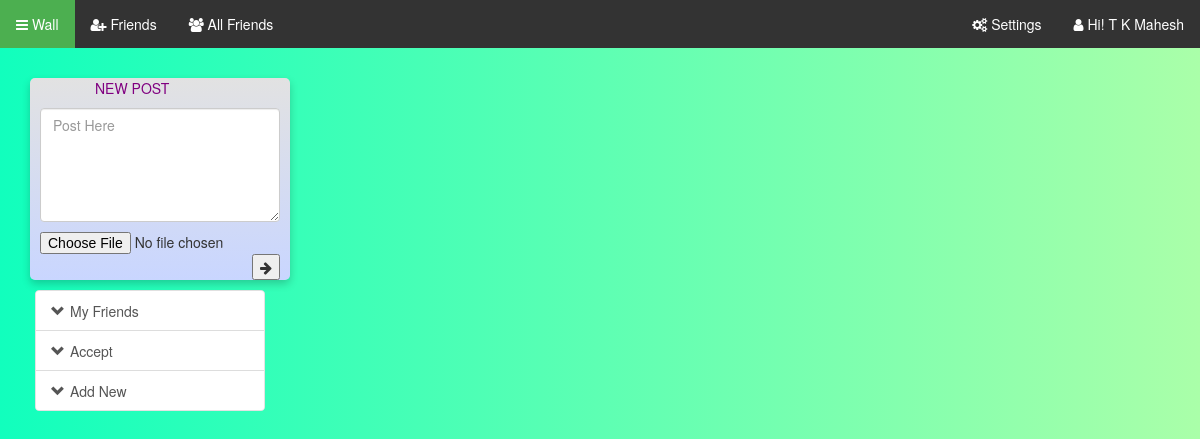
/wall/ (signed in), run on an earlier commit of the app's database.
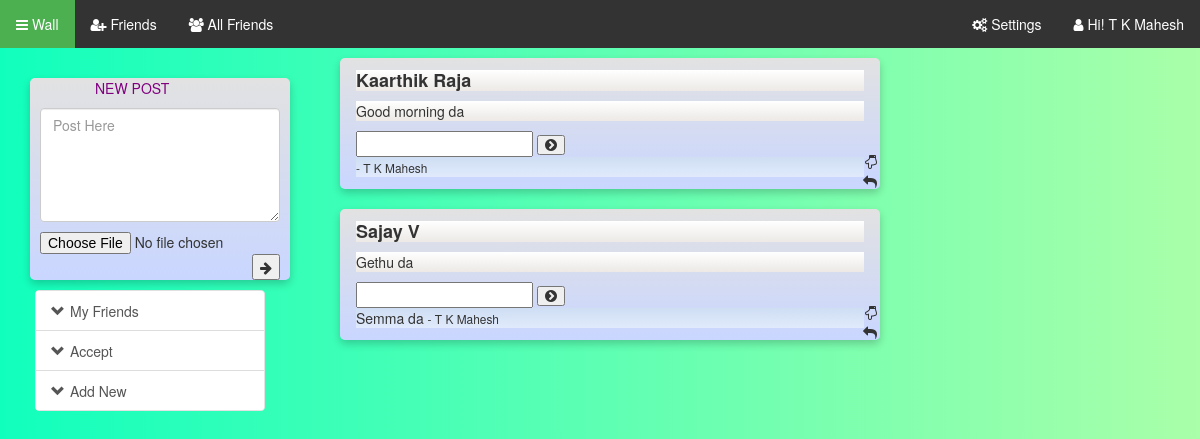
And on a later commit of the database.
### login/models.py (models this page shows, shortened)
class User(models.Model):
	firstName = models.CharField(max_length=20)
	emailId = models.EmailField(max_length=30, primary_key = True)
	password = models.CharField(max_length=20)
	dob = models.DateField(blank=True)
	proficPic = models.ImageField(blank=True)
	phoneNumber = models.CharField(max_length=10)

### post/models.py (models this page shows, shortened)
class Post(models.Model):
	text = models.CharField(max_length=300)
	user = models.ForeignKey(User)
	image = models.ImageField(blank=True)

class Reply(models.Model):
	text = models.CharField(max_length=300)
	user = models.ForeignKey(User)
	image = models.ImageField(blank=True)
	Repost = models.ForeignKey(Post)

### post/views.py (the view)
# urls.py: url(r'^wall/',include('post.urls')),
def wall(request):
	user = User.objects.get(emailId=str(request.session['email']))
	postsrep = []
	frreq = user.receiver.all().filter(friend=False)
	frnds1 = user.receiver.all().filter(friend=True)
	frnds2 = user.sender.all().filter(friend=True)
	frnds = frnds1 | frnds2
	posts = []
	for frnd in frnds1:
		posts.append(frnd.sender.post_set.all())
	for frnd in frnds2:
		posts.append(frnd.receiver.post_set.all())
	for post in posts:
		for i in range(len(post)):
			postsrep.append({'post':post[i],'replies':post[i].reply_set.all()})
	context = {
		'user':user,
		'posts':postsrep,
		'frnds':frnds,
		'frreq':frreq,
	}
	return render(request,'post/hello.html',context)

### post/templates/post/hello.html (shortened to what this page needs)
<!DOCTYPE html>
<html>
<head>
<link rel="stylesheet" type="text/css" href="https://maxcdn.bootstrapcdn.com/bootstrap/3.3.7/css/bootstrap.min.css">
<link rel="stylesheet" href="https://maxcdn.bootstrapcdn.com/font-awesome/4.7.0/css/font-awesome.min.css">
</head>
<body>
<div ng-app="myApp" >
{% load static %}
<ul class="topnav">
  <li class="right"><a href="#">
    <i class="fa fa-user" aria-hidden="true"></i>
    <span> Hi! {{user.firstName}}</span>
  </a></li>
  <li><a class="active" href="#Wall">
      <i class="fa fa-bars" aria-hidden="true"></i>
      <span class="hidden-xs"> Wall</span>
  </a></li>
  <li><a href="#Friends">
      <span class="fa fa-user-plus" aria-hidden="true"></span>
      <span class="hidden-xs" > Friends</span>
  </a></li>
  <li><a href="#All_Friends">
      <i class="fa fa-users" aria-hidden="true"></i>
      <span class="hidden-xs" >  All Friends</span>
  </a></li>
  <li class="right"><a href="#Settings">
      <i class="fa fa-cogs" aria-hidden="true"></i>
      <span class="hidden-xs" >  Settings</span>
  </a></li>
</ul>
<div class="col-lg-3 col-sm-4 col-xs-12 rightpart" flex>
  <div class="addpost card" ><div style="margin: auto;width: 50%;color: purple;">NEW POST</div>
  <form class="form-group" style="padding: 10px;" action="/wall/posts/" method="post">
    <textarea class="form-control" rows="5" id="comment" name="posts" placeholder="Post Here" ></textarea>
    <input type="file" name="pic" accept="image/*" style="margin-top: 10px;">
    <div style="bottom:20px;">
      <button type="submit" name="submit" style="float: right;"><i class="fa fa-arrow-right" aria-hidden="true"></i>
      </button>
    </div>
  </form>
  </div>
<div class="just-padding">
<div class="list-group list-group-root well">
  <a href="#item-1" class="list-group-item" data-toggle="collapse">
    <i class="glyphicon glyphicon-chevron-down"></i>My Friends
  </a>
  <a href="#item-2" class="list-group-item" data-toggle="collapse">
    <i class="glyphicon glyphicon-chevron-down"></i>Accept
  </a>
  <a href="#item-3" class="list-group-item" data-toggle="collapse">
    <i class="glyphicon glyphicon-chevron-down"></i>Add New
  </a>
</div>
</div>
</div>
<div class="col-lg-6 col-sm-8 col-xs-12">
{% if posts %}
  {% for p in posts %}
    <div class="col-xs-12">
        <div class="card " style="width: 100%;" ng-controller="myCtrl">
        <div class="container" style="width: 100%;">
        <h4 ng-click="comment=false;" class="post" ><b>{{p.post.user.firstName}}</b></h4>
              <p ng-click="comment=false;" class="post" >{{p.post.text}}</p>
              <i class="fa fa-reply" aria-hidden="true" ng-hide="reply || comment" style="position: absolute; right:8px;bottom: 10px;" ng-click="reply=!reply;"></i>
              <i class="fa fa-hand-o-down" aria-hidden="true" ng-click="comment=!comment" style="position: absolute; right:8px;bottom: 30px;" ng-hide="reply || comment" ></i>
              <form action='reply/' method='post' >
              <input ng-show="reply" type="text" ng-name="comment" name="comment">
              <button ng-show="reply" class="fa fa-chevron-circle-right" type="submit" aria-hidden="true" ng-click="reply=!reply;"></button>
              </form>
              {% if p.replies %}
                <div ng-show="comment">
                {% for r in p.replies %}
                  <p class="replies">{{r.text}} <small >- {{r.user.firstName}}</small></p>
                {% endfor %}
                </div>
              {% endif %}
          </div>
      </div>
    </div>
  {% endfor %}
{% endif %}
</div>
<div class="col-lg-3 col-sm-4 col-xs-12"></div>
</div>
</body>
</html>

### post/templates/post/hello.html (style rules this page uses)
body { margin: 0; background: #AAFFA9; background: -webkit-linear-gradient(to right, #11FFBD, #AAFFA9); background: linear-gradient(to right, #11FFBD, #AAFFA9); }
ul.topnav { list-style-type: none; margin: 0; padding: 0; overflow: hidden; background-color: #333; }
ul.topnav li { float: left; }
ul.topnav li a { display: block; color: white; text-align: center; padding: 14px 16px; text-decoration: none; }
ul.topnav li a.active { background-color: #4CAF50; }
ul.topnav li.right { float: right; }
.card { box-shadow: 0 4px 8px 0 rgba(0,0,0,0.2); transition: 0.3s; margin: 10px; border-radius: 5px; float: left; overflow: hidden; background: #C9D6FF; background: -webkit-linear-gradient(to bottom, #E2E2E2, #C9D6FF); background: linear-gradient(to bottom, #E2E2E2, #C9D6FF); }
.container { padding: 2px 16px; }
.replies { overflow:visible; background: #E0EAFC; background: -webkit-linear-gradient(to bottom, #CFDEF3, #E0EAFC); background: linear-gradient(to bottom, #CFDEF3, #E0EAFC); }
.post { background: #ECE9E6; background: -webkit-linear-gradient(to bottom, #FFFFFF, #ECE9E6); background: linear-gradient(to bottom, #FFFFFF, #ECE9E6); }
.addpost { width: 100%; }
.rightpart { min-height: 200px; max-height: 1000px; padding: 20px; }
.just-padding { padding: 15px; }
.list-group.list-group-root { padding: 0; overflow: hidden; }
.list-group.list-group-root .list-group-item { border-radius: 0; border-width: 1px 0 0 0; }
.list-group.list-group-root > .list-group-item:first-child { border-top-width: 0; }
.list-group-item .glyphicon { margin-right: 5px; }

What changed in the data, as far as the page shows it:
added Post: post.user.firstName "Kaarthik Raja", post.text "Good morning da"
added Reply: user.firstName "T K Mahesh", shown under "Kaarthik Raja"
added Post: post.user.firstName "Sajay V", post.text "Gethu da"
added Reply: text "Semma da", user.firstName "T K Mahesh", shown under "Sajay V"
